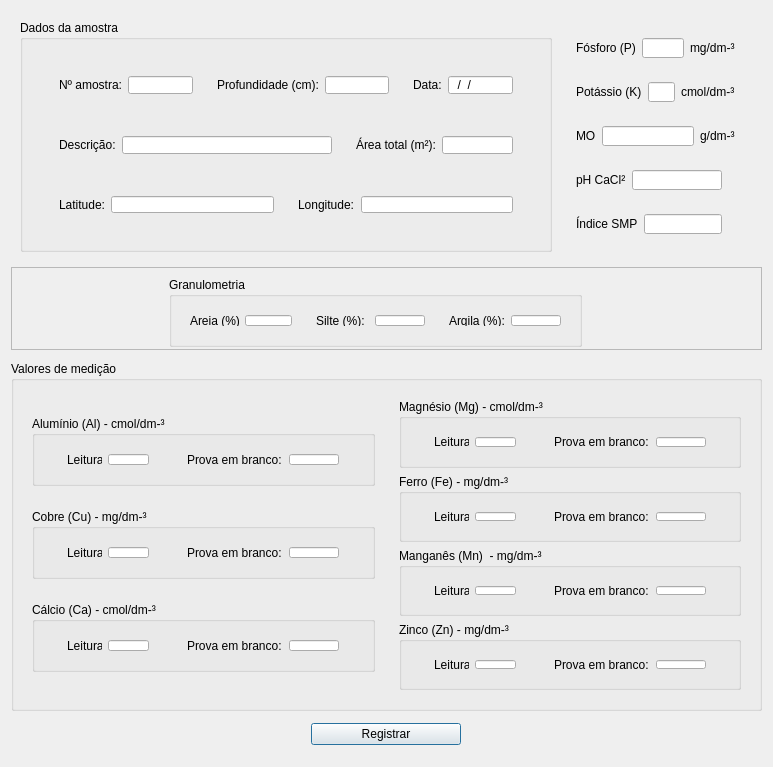
<?xml version="1.0" encoding="UTF-8"?>
<ui version="4.0">
 <class>Dialog</class>
 <widget class="QDialog" name="Dialog">
  <property name="geometry">
   <rect>
    <x>0</x>
    <y>0</y>
    <width>773</width>
    <height>767</height>
   </rect>
  </property>
  <property name="maximumSize">
   <size>
    <width>800</width>
    <height>767</height>
   </size>
  </property>
  <property name="windowTitle">
   <string>Dialog</string>
  </property>
  <layout class="QVBoxLayout" name="verticalLayout">
   <item>
    <widget class="QFrame" name="frame_33">
     <property name="maximumSize">
      <size>
       <width>16777215</width>
       <height>250</height>
      </size>
     </property>
     <property name="frameShape">
      <enum>QFrame::NoFrame</enum>
     </property>
     <layout class="QHBoxLayout" name="horizontalLayout_9">
      <item>
       <widget class="QGroupBox" name="groupBox">
        <property name="minimumSize">
         <size>
          <width>0</width>
          <height>0</height>
         </size>
        </property>
        <property name="maximumSize">
         <size>
          <width>563</width>
          <height>240</height>
         </size>
        </property>
        <property name="title">
         <string>Dados da amostra</string>
        </property>
        <layout class="QHBoxLayout" name="horizontalLayout_7">
         <item>
          <widget class="QFrame" name="frame_8">
           <property name="frameShape">
            <enum>QFrame::NoFrame</enum>
           </property>
           <layout class="QVBoxLayout" name="verticalLayout_2">
            <item>
             <widget class="QFrame" name="frame_31">
              <property name="frameShape">
               <enum>QFrame::NoFrame</enum>
              </property>
              <layout class="QHBoxLayout" name="horizontalLayout_37">
               <item>
                <widget class="QFrame" name="frame_5">
                 <property name="frameShape">
                  <enum>QFrame::NoFrame</enum>
                 </property>
                 <layout class="QHBoxLayout" name="horizontalLayout_5">
                  <item>
                   <widget class="QLabel" name="label_5">
                    <property name="text">
                     <string>Nº amostra:</string>
                    </property>
                   </widget>
                  </item>
                  <item>
                   <widget class="QLineEdit" name="sample_number"/>
                  </item>
                 </layout>
                </widget>
               </item>
               <item>
                <widget class="QFrame" name="frame_7">
                 <property name="frameShape">
                  <enum>QFrame::NoFrame</enum>
                 </property>
                 <layout class="QHBoxLayout" name="horizontalLayout_38">
                  <item>
                   <widget class="QLabel" name="label_3">
                    <property name="text">
                     <string>Profundidade (cm):</string>
                    </property>
                   </widget>
                  </item>
                  <item>
                   <widget class="QLineEdit" name="collection_depth"/>
                  </item>
                 </layout>
                </widget>
               </item>
               <item>
                <widget class="QFrame" name="frame_30">
                 <property name="frameShape">
                  <enum>QFrame::NoFrame</enum>
                 </property>
                 <layout class="QHBoxLayout" name="horizontalLayout_36">
                  <item>
                   <widget class="QLabel" name="label_33">
                    <property name="text">
                     <string>Data:</string>
                    </property>
                   </widget>
                  </item>
                  <item>
                   <widget class="QLineEdit" name="date">
                    <property name="inputMask">
                     <string>99/99/9999</string>
                    </property>
                   </widget>
                  </item>
                 </layout>
                </widget>
               </item>
              </layout>
             </widget>
            </item>
            <item>
             <widget class="QFrame" name="frame_2">
              <property name="frameShape">
               <enum>QFrame::NoFrame</enum>
              </property>
              <layout class="QHBoxLayout" name="horizontalLayout_2">
               <item>
                <widget class="QFrame" name="frame_32">
                 <property name="frameShape">
                  <enum>QFrame::NoFrame</enum>
                 </property>
                 <layout class="QHBoxLayout" name="horizontalLayout_39">
                  <item>
                   <widget class="QLabel" name="label_2">
                    <property name="text">
                     <string>Descrição:</string>
                    </property>
                   </widget>
                  </item>
                  <item>
                   <widget class="QLineEdit" name="description"/>
                  </item>
                 </layout>
                </widget>
               </item>
               <item>
                <widget class="QFrame" name="frame_3">
                 <property name="maximumSize">
                  <size>
                   <width>175</width>
                   <height>16777215</height>
                  </size>
                 </property>
                 <property name="frameShape">
                  <enum>QFrame::NoFrame</enum>
                 </property>
                 <layout class="QHBoxLayout" name="horizontalLayout_3">
                  <item>
                   <widget class="QLabel" name="label_6">
                    <property name="text">
                     <string>Área total (m²):</string>
                    </property>
                   </widget>
                  </item>
                  <item>
                   <widget class="QLineEdit" name="area"/>
                  </item>
                 </layout>
                </widget>
               </item>
              </layout>
             </widget>
            </item>
            <item>
             <widget class="QFrame" name="frame">
              <property name="frameShape">
               <enum>QFrame::NoFrame</enum>
              </property>
              <layout class="QHBoxLayout" name="horizontalLayout">
               <item>
                <widget class="QFrame" name="frame_6">
                 <property name="frameShape">
                  <enum>QFrame::NoFrame</enum>
                 </property>
                 <layout class="QHBoxLayout" name="horizontalLayout_6">
                  <item>
                   <widget class="QLabel" name="label">
                    <property name="text">
                     <string>Latitude:</string>
                    </property>
                   </widget>
                  </item>
                  <item>
                   <widget class="QLineEdit" name="latitude"/>
                  </item>
                 </layout>
                </widget>
               </item>
               <item>
                <widget class="QFrame" name="frame_4">
                 <property name="frameShape">
                  <enum>QFrame::NoFrame</enum>
                 </property>
                 <layout class="QHBoxLayout" name="horizontalLayout_4">
                  <item>
                   <widget class="QLabel" name="label_4">
                    <property name="text">
                     <string>Longitude:</string>
                    </property>
                   </widget>
                  </item>
                  <item>
                   <widget class="QLineEdit" name="longitude"/>
                  </item>
                 </layout>
                </widget>
               </item>
              </layout>
             </widget>
            </item>
           </layout>
          </widget>
         </item>
        </layout>
       </widget>
      </item>
      <item>
       <widget class="QFrame" name="frame_19">
        <property name="maximumSize">
         <size>
          <width>225</width>
          <height>16777215</height>
         </size>
        </property>
        <property name="frameShape">
         <enum>QFrame::NoFrame</enum>
        </property>
        <layout class="QVBoxLayout" name="verticalLayout_3">
         <item>
          <widget class="QFrame" name="frame_9">
           <property name="frameShape">
            <enum>QFrame::NoFrame</enum>
           </property>
           <layout class="QHBoxLayout" name="horizontalLayout_8">
            <item>
             <widget class="QLabel" name="label_7">
              <property name="text">
               <string>Fósforo (P)</string>
              </property>
             </widget>
            </item>
            <item>
             <widget class="QLineEdit" name="phosphorus"/>
            </item>
            <item>
             <widget class="QLabel" name="label_8">
              <property name="text">
               <string>mg/dm-³</string>
              </property>
             </widget>
            </item>
           </layout>
          </widget>
         </item>
         <item>
          <widget class="QFrame" name="frame_10">
           <property name="frameShape">
            <enum>QFrame::NoFrame</enum>
           </property>
           <layout class="QHBoxLayout" name="horizontalLayout_10">
            <item>
             <widget class="QLabel" name="label_11">
              <property name="text">
               <string>Potássio (K)</string>
              </property>
             </widget>
            </item>
            <item>
             <widget class="QLineEdit" name="potassium"/>
            </item>
            <item>
             <widget class="QLabel" name="label_12">
              <property name="text">
               <string>cmol/dm-³</string>
              </property>
             </widget>
            </item>
           </layout>
          </widget>
         </item>
         <item>
          <widget class="QFrame" name="frame_13">
           <property name="frameShape">
            <enum>QFrame::NoFrame</enum>
           </property>
           <layout class="QHBoxLayout" name="horizontalLayout_13">
            <item>
             <widget class="QLabel" name="label_17">
              <property name="text">
               <string>MO</string>
              </property>
             </widget>
            </item>
            <item>
             <widget class="QLineEdit" name="organic_matter"/>
            </item>
            <item>
             <widget class="QLabel" name="label_18">
              <property name="text">
               <string>g/dm-³</string>
              </property>
             </widget>
            </item>
           </layout>
          </widget>
         </item>
         <item>
          <widget class="QFrame" name="frame_12">
           <property name="frameShape">
            <enum>QFrame::NoFrame</enum>
           </property>
           <layout class="QHBoxLayout" name="horizontalLayout_12">
            <item>
             <widget class="QLabel" name="label_15">
              <property name="text">
               <string>pH CaCl²</string>
              </property>
             </widget>
            </item>
            <item>
             <widget class="QLineEdit" name="ph"/>
            </item>
            <item>
             <widget class="QLabel" name="label_16">
              <property name="text">
               <string/>
              </property>
             </widget>
            </item>
           </layout>
          </widget>
         </item>
         <item>
          <widget class="QFrame" name="frame_11">
           <property name="frameShape">
            <enum>QFrame::NoFrame</enum>
           </property>
           <layout class="QHBoxLayout" name="horizontalLayout_11">
            <item>
             <widget class="QLabel" name="label_13">
              <property name="text">
               <string>Índice SMP</string>
              </property>
             </widget>
            </item>
            <item>
             <widget class="QLineEdit" name="SMP"/>
            </item>
            <item>
             <widget class="QLabel" name="label_14">
              <property name="text">
               <string/>
              </property>
             </widget>
            </item>
           </layout>
          </widget>
         </item>
        </layout>
       </widget>
      </item>
     </layout>
    </widget>
   </item>
   <item>
    <widget class="QFrame" name="frame_35">
     <property name="frameShape">
      <enum>QFrame::StyledPanel</enum>
     </property>
     <property name="frameShadow">
      <enum>QFrame::Raised</enum>
     </property>
     <widget class="QGroupBox" name="groupBox_10">
      <property name="geometry">
       <rect>
        <x>158</x>
        <y>10</y>
        <width>413</width>
        <height>70</height>
       </rect>
      </property>
      <property name="minimumSize">
       <size>
        <width>0</width>
        <height>0</height>
       </size>
      </property>
      <property name="maximumSize">
       <size>
        <width>500</width>
        <height>70</height>
       </size>
      </property>
      <property name="title">
       <string>Granulometria</string>
      </property>
      <layout class="QHBoxLayout" name="horizontalLayout_41">
       <item>
        <widget class="QFrame" name="frame_37">
         <property name="minimumSize">
          <size>
           <width>0</width>
           <height>0</height>
          </size>
         </property>
         <property name="maximumSize">
          <size>
           <width>120</width>
           <height>16777215</height>
          </size>
         </property>
         <property name="frameShape">
          <enum>QFrame::NoFrame</enum>
         </property>
         <layout class="QHBoxLayout" name="horizontalLayout_42">
          <item>
           <widget class="QLabel" name="label_34">
            <property name="maximumSize">
             <size>
              <width>49</width>
              <height>20</height>
             </size>
            </property>
            <property name="text">
             <string>Areia (%):</string>
            </property>
           </widget>
          </item>
          <item>
           <widget class="QLineEdit" name="sand_input">
            <property name="maximumSize">
             <size>
              <width>50</width>
              <height>20</height>
             </size>
            </property>
           </widget>
          </item>
         </layout>
        </widget>
       </item>
       <item>
        <widget class="QFrame" name="frame_38">
         <property name="maximumSize">
          <size>
           <width>170</width>
           <height>16777215</height>
          </size>
         </property>
         <property name="frameShape">
          <enum>QFrame::NoFrame</enum>
         </property>
         <layout class="QHBoxLayout" name="horizontalLayout_43">
          <item>
           <widget class="QLabel" name="label_35">
            <property name="text">
             <string>Silte (%):</string>
            </property>
           </widget>
          </item>
          <item>
           <widget class="QLineEdit" name="silte_input">
            <property name="maximumSize">
             <size>
              <width>50</width>
              <height>16777215</height>
             </size>
            </property>
           </widget>
          </item>
         </layout>
        </widget>
       </item>
       <item>
        <widget class="QFrame" name="frame_43">
         <property name="maximumSize">
          <size>
           <width>170</width>
           <height>16777215</height>
          </size>
         </property>
         <property name="frameShape">
          <enum>QFrame::NoFrame</enum>
         </property>
         <layout class="QHBoxLayout" name="horizontalLayout_50">
          <item>
           <widget class="QLabel" name="label_40">
            <property name="text">
             <string>Argila (%):</string>
            </property>
           </widget>
          </item>
          <item>
           <widget class="QLineEdit" name="clay_input">
            <property name="maximumSize">
             <size>
              <width>50</width>
              <height>16777215</height>
             </size>
            </property>
           </widget>
          </item>
         </layout>
        </widget>
       </item>
      </layout>
     </widget>
    </widget>
   </item>
   <item>
    <widget class="QGroupBox" name="groupBox_2">
     <property name="minimumSize">
      <size>
       <width>0</width>
       <height>350</height>
      </size>
     </property>
     <property name="maximumSize">
      <size>
       <width>16777215</width>
       <height>340</height>
      </size>
     </property>
     <property name="title">
      <string>Valores de medição</string>
     </property>
     <layout class="QHBoxLayout" name="horizontalLayout_20">
      <item>
       <widget class="QFrame" name="frame_36">
        <property name="frameShape">
         <enum>QFrame::NoFrame</enum>
        </property>
        <layout class="QVBoxLayout" name="verticalLayout_6">
         <item>
          <widget class="QGroupBox" name="groupBox_3">
           <property name="minimumSize">
            <size>
             <width>0</width>
             <height>0</height>
            </size>
           </property>
           <property name="maximumSize">
            <size>
             <width>400</width>
             <height>70</height>
            </size>
           </property>
           <property name="title">
            <string>Alumínio (Al) - cmol/dm-³</string>
           </property>
           <layout class="QHBoxLayout" name="horizontalLayout_16">
            <item>
             <widget class="QFrame" name="frame_14">
              <property name="minimumSize">
               <size>
                <width>0</width>
                <height>0</height>
               </size>
              </property>
              <property name="maximumSize">
               <size>
                <width>100</width>
                <height>16777215</height>
               </size>
              </property>
              <property name="frameShape">
               <enum>QFrame::NoFrame</enum>
              </property>
              <layout class="QHBoxLayout" name="horizontalLayout_14">
               <item>
                <widget class="QLabel" name="label_20">
                 <property name="maximumSize">
                  <size>
                   <width>35</width>
                   <height>20</height>
                  </size>
                 </property>
                 <property name="text">
                  <string>Leitura:</string>
                 </property>
                </widget>
               </item>
               <item>
                <widget class="QLineEdit" name="read_aluminum">
                 <property name="maximumSize">
                  <size>
                   <width>50</width>
                   <height>20</height>
                  </size>
                 </property>
                </widget>
               </item>
              </layout>
             </widget>
            </item>
            <item>
             <widget class="QFrame" name="frame_15">
              <property name="maximumSize">
               <size>
                <width>170</width>
                <height>16777215</height>
               </size>
              </property>
              <property name="frameShape">
               <enum>QFrame::NoFrame</enum>
              </property>
              <layout class="QHBoxLayout" name="horizontalLayout_15">
               <item>
                <widget class="QLabel" name="label_19">
                 <property name="text">
                  <string>Prova em branco:</string>
                 </property>
                </widget>
               </item>
               <item>
                <widget class="QLineEdit" name="blank_test_aluminum">
                 <property name="maximumSize">
                  <size>
                   <width>50</width>
                   <height>16777215</height>
                  </size>
                 </property>
                </widget>
               </item>
              </layout>
             </widget>
            </item>
           </layout>
          </widget>
         </item>
         <item>
          <widget class="QGroupBox" name="groupBox_6">
           <property name="minimumSize">
            <size>
             <width>0</width>
             <height>0</height>
            </size>
           </property>
           <property name="maximumSize">
            <size>
             <width>400</width>
             <height>70</height>
            </size>
           </property>
           <property name="title">
            <string>Cobre (Cu) - mg/dm-³</string>
           </property>
           <layout class="QHBoxLayout" name="horizontalLayout_24">
            <item>
             <widget class="QFrame" name="frame_22">
              <property name="minimumSize">
               <size>
                <width>0</width>
                <height>0</height>
               </size>
              </property>
              <property name="maximumSize">
               <size>
                <width>100</width>
                <height>16777215</height>
               </size>
              </property>
              <property name="frameShape">
               <enum>QFrame::NoFrame</enum>
              </property>
              <layout class="QHBoxLayout" name="horizontalLayout_25">
               <item>
                <widget class="QLabel" name="label_25">
                 <property name="maximumSize">
                  <size>
                   <width>35</width>
                   <height>20</height>
                  </size>
                 </property>
                 <property name="text">
                  <string>Leitura:</string>
                 </property>
                </widget>
               </item>
               <item>
                <widget class="QLineEdit" name="read_copper">
                 <property name="maximumSize">
                  <size>
                   <width>50</width>
                   <height>20</height>
                  </size>
                 </property>
                </widget>
               </item>
              </layout>
             </widget>
            </item>
            <item>
             <widget class="QFrame" name="frame_23">
              <property name="maximumSize">
               <size>
                <width>170</width>
                <height>16777215</height>
               </size>
              </property>
              <property name="frameShape">
               <enum>QFrame::NoFrame</enum>
              </property>
              <layout class="QHBoxLayout" name="horizontalLayout_26">
               <item>
                <widget class="QLabel" name="label_26">
                 <property name="text">
                  <string>Prova em branco:</string>
                 </property>
                </widget>
               </item>
               <item>
                <widget class="QLineEdit" name="blank_test_copper">
                 <property name="maximumSize">
                  <size>
                   <width>50</width>
                   <height>16777215</height>
                  </size>
                 </property>
                </widget>
               </item>
              </layout>
             </widget>
            </item>
           </layout>
          </widget>
         </item>
         <item>
          <widget class="QGroupBox" name="groupBox_4">
           <property name="minimumSize">
            <size>
             <width>0</width>
             <height>0</height>
            </size>
           </property>
           <property name="maximumSize">
            <size>
             <width>400</width>
             <height>70</height>
            </size>
           </property>
           <property name="title">
            <string>Cálcio (Ca) - cmol/dm-³</string>
           </property>
           <layout class="QHBoxLayout" name="horizontalLayout_17">
            <item>
             <widget class="QFrame" name="frame_16">
              <property name="minimumSize">
               <size>
                <width>0</width>
                <height>0</height>
               </size>
              </property>
              <property name="maximumSize">
               <size>
                <width>100</width>
                <height>16777215</height>
               </size>
              </property>
              <property name="frameShape">
               <enum>QFrame::NoFrame</enum>
              </property>
              <layout class="QHBoxLayout" name="horizontalLayout_18">
               <item>
                <widget class="QLabel" name="label_21">
                 <property name="maximumSize">
                  <size>
                   <width>35</width>
                   <height>20</height>
                  </size>
                 </property>
                 <property name="text">
                  <string>Leitura:</string>
                 </property>
                </widget>
               </item>
               <item>
                <widget class="QLineEdit" name="read_calcium">
                 <property name="maximumSize">
                  <size>
                   <width>50</width>
                   <height>20</height>
                  </size>
                 </property>
                </widget>
               </item>
              </layout>
             </widget>
            </item>
            <item>
             <widget class="QFrame" name="frame_17">
              <property name="maximumSize">
               <size>
                <width>170</width>
                <height>16777215</height>
               </size>
              </property>
              <property name="frameShape">
               <enum>QFrame::NoFrame</enum>
              </property>
              <layout class="QHBoxLayout" name="horizontalLayout_19">
               <item>
                <widget class="QLabel" name="label_22">
                 <property name="text">
                  <string>Prova em branco:</string>
                 </property>
                </widget>
               </item>
               <item>
                <widget class="QLineEdit" name="blank_test_calcium">
                 <property name="maximumSize">
                  <size>
                   <width>50</width>
                   <height>16777215</height>
                  </size>
                 </property>
                </widget>
               </item>
              </layout>
             </widget>
            </item>
           </layout>
          </widget>
         </item>
        </layout>
       </widget>
      </item>
      <item>
       <widget class="QFrame" name="frame_18">
        <property name="frameShape">
         <enum>QFrame::NoFrame</enum>
        </property>
        <layout class="QVBoxLayout" name="verticalLayout_5">
         <item>
          <widget class="QGroupBox" name="groupBox_5">
           <property name="minimumSize">
            <size>
             <width>0</width>
             <height>0</height>
            </size>
           </property>
           <property name="maximumSize">
            <size>
             <width>400</width>
             <height>70</height>
            </size>
           </property>
           <property name="title">
            <string>Magnésio (Mg) - cmol/dm-³</string>
           </property>
           <layout class="QHBoxLayout" name="horizontalLayout_21">
            <item>
             <widget class="QFrame" name="frame_20">
              <property name="minimumSize">
               <size>
                <width>0</width>
                <height>0</height>
               </size>
              </property>
              <property name="maximumSize">
               <size>
                <width>100</width>
                <height>16777215</height>
               </size>
              </property>
              <property name="frameShape">
               <enum>QFrame::NoFrame</enum>
              </property>
              <layout class="QHBoxLayout" name="horizontalLayout_22">
               <item>
                <widget class="QLabel" name="label_23">
                 <property name="maximumSize">
                  <size>
                   <width>35</width>
                   <height>20</height>
                  </size>
                 </property>
                 <property name="text">
                  <string>Leitura:</string>
                 </property>
                </widget>
               </item>
               <item>
                <widget class="QLineEdit" name="read_magnesium">
                 <property name="maximumSize">
                  <size>
                   <width>50</width>
                   <height>20</height>
                  </size>
                 </property>
                </widget>
               </item>
              </layout>
             </widget>
            </item>
            <item>
             <widget class="QFrame" name="frame_21">
              <property name="maximumSize">
               <size>
                <width>170</width>
                <height>16777215</height>
               </size>
              </property>
              <property name="frameShape">
               <enum>QFrame::NoFrame</enum>
              </property>
              <layout class="QHBoxLayout" name="horizontalLayout_23">
               <item>
                <widget class="QLabel" name="label_24">
                 <property name="text">
                  <string>Prova em branco:</string>
                 </property>
                </widget>
               </item>
               <item>
                <widget class="QLineEdit" name="blank_test_magnesium">
                 <property name="maximumSize">
                  <size>
                   <width>50</width>
                   <height>16777215</height>
                  </size>
                 </property>
                </widget>
               </item>
              </layout>
             </widget>
            </item>
           </layout>
          </widget>
         </item>
         <item>
          <widget class="QGroupBox" name="groupBox_7">
           <property name="minimumSize">
            <size>
             <width>0</width>
             <height>0</height>
            </size>
           </property>
           <property name="maximumSize">
            <size>
             <width>400</width>
             <height>70</height>
            </size>
           </property>
           <property name="title">
            <string>Ferro (Fe) - mg/dm-³</string>
           </property>
           <layout class="QHBoxLayout" name="horizontalLayout_27">
            <item>
             <widget class="QFrame" name="frame_24">
              <property name="minimumSize">
               <size>
                <width>0</width>
                <height>0</height>
               </size>
              </property>
              <property name="maximumSize">
               <size>
                <width>100</width>
                <height>16777215</height>
               </size>
              </property>
              <property name="frameShape">
               <enum>QFrame::NoFrame</enum>
              </property>
              <layout class="QHBoxLayout" name="horizontalLayout_28">
               <item>
                <widget class="QLabel" name="label_27">
                 <property name="maximumSize">
                  <size>
                   <width>35</width>
                   <height>20</height>
                  </size>
                 </property>
                 <property name="text">
                  <string>Leitura:</string>
                 </property>
                </widget>
               </item>
               <item>
                <widget class="QLineEdit" name="read_iron">
                 <property name="maximumSize">
                  <size>
                   <width>50</width>
                   <height>20</height>
                  </size>
                 </property>
                </widget>
               </item>
              </layout>
             </widget>
            </item>
            <item>
             <widget class="QFrame" name="frame_25">
              <property name="maximumSize">
               <size>
                <width>170</width>
                <height>16777215</height>
               </size>
              </property>
              <property name="frameShape">
               <enum>QFrame::NoFrame</enum>
              </property>
              <layout class="QHBoxLayout" name="horizontalLayout_29">
               <item>
                <widget class="QLabel" name="label_28">
                 <property name="text">
                  <string>Prova em branco:</string>
                 </property>
                </widget>
               </item>
               <item>
                <widget class="QLineEdit" name="blank_test_iron">
                 <property name="maximumSize">
                  <size>
                   <width>50</width>
                   <height>16777215</height>
                  </size>
                 </property>
                </widget>
               </item>
              </layout>
             </widget>
            </item>
           </layout>
          </widget>
         </item>
         <item>
          <widget class="QGroupBox" name="groupBox_8">
           <property name="minimumSize">
            <size>
             <width>0</width>
             <height>0</height>
            </size>
           </property>
           <property name="maximumSize">
            <size>
             <width>400</width>
             <height>70</height>
            </size>
           </property>
           <property name="title">
            <string>Manganês (Mn)  - mg/dm-³</string>
           </property>
           <layout class="QHBoxLayout" name="horizontalLayout_30">
            <item>
             <widget class="QFrame" name="frame_26">
              <property name="minimumSize">
               <size>
                <width>0</width>
                <height>0</height>
               </size>
              </property>
              <property name="maximumSize">
               <size>
                <width>100</width>
                <height>16777215</height>
               </size>
              </property>
              <property name="frameShape">
               <enum>QFrame::NoFrame</enum>
              </property>
              <layout class="QHBoxLayout" name="horizontalLayout_31">
               <item>
                <widget class="QLabel" name="label_29">
                 <property name="maximumSize">
                  <size>
                   <width>35</width>
                   <height>20</height>
                  </size>
                 </property>
                 <property name="text">
                  <string>Leitura:</string>
                 </property>
                </widget>
               </item>
               <item>
                <widget class="QLineEdit" name="read_manganese">
                 <property name="maximumSize">
                  <size>
                   <width>50</width>
                   <height>20</height>
                  </size>
                 </property>
                </widget>
               </item>
              </layout>
             </widget>
            </item>
            <item>
             <widget class="QFrame" name="frame_27">
              <property name="maximumSize">
               <size>
                <width>170</width>
                <height>16777215</height>
               </size>
              </property>
              <property name="frameShape">
               <enum>QFrame::NoFrame</enum>
              </property>
              <layout class="QHBoxLayout" name="horizontalLayout_32">
               <item>
                <widget class="QLabel" name="label_30">
                 <property name="text">
                  <string>Prova em branco:</string>
                 </property>
                </widget>
               </item>
               <item>
                <widget class="QLineEdit" name="blank_test_manganese">
                 <property name="maximumSize">
                  <size>
                   <width>50</width>
                   <height>16777215</height>
                  </size>
                 </property>
                </widget>
               </item>
              </layout>
             </widget>
            </item>
           </layout>
          </widget>
         </item>
         <item>
          <widget class="QGroupBox" name="groupBox_9">
           <property name="minimumSize">
            <size>
             <width>0</width>
             <height>0</height>
            </size>
           </property>
           <property name="maximumSize">
            <size>
             <width>400</width>
             <height>70</height>
            </size>
           </property>
           <property name="title">
            <string>Zinco (Zn) - mg/dm-³</string>
           </property>
           <layout class="QHBoxLayout" name="horizontalLayout_33">
            <item>
             <widget class="QFrame" name="frame_28">
              <property name="minimumSize">
               <size>
                <width>0</width>
                <height>0</height>
               </size>
              </property>
              <property name="maximumSize">
               <size>
                <width>100</width>
                <height>16777215</height>
               </size>
              </property>
              <property name="frameShape">
               <enum>QFrame::NoFrame</enum>
              </property>
              <layout class="QHBoxLayout" name="horizontalLayout_34">
               <item>
                <widget class="QLabel" name="label_31">
                 <property name="maximumSize">
                  <size>
                   <width>35</width>
                   <height>20</height>
                  </size>
                 </property>
                 <property name="text">
                  <string>Leitura:</string>
                 </property>
                </widget>
               </item>
               <item>
                <widget class="QLineEdit" name="read_zinc">
                 <property name="maximumSize">
                  <size>
                   <width>50</width>
                   <height>20</height>
                  </size>
                 </property>
                </widget>
               </item>
              </layout>
             </widget>
            </item>
            <item>
             <widget class="QFrame" name="frame_29">
              <property name="maximumSize">
               <size>
                <width>170</width>
                <height>16777215</height>
               </size>
              </property>
              <property name="frameShape">
               <enum>QFrame::NoFrame</enum>
              </property>
              <layout class="QHBoxLayout" name="horizontalLayout_35">
               <item>
                <widget class="QLabel" name="label_32">
                 <property name="text">
                  <string>Prova em branco:</string>
                 </property>
                </widget>
               </item>
               <item>
                <widget class="QLineEdit" name="blank_test_zinc">
                 <property name="maximumSize">
                  <size>
                   <width>50</width>
                   <height>16777215</height>
                  </size>
                 </property>
                </widget>
               </item>
              </layout>
             </widget>
            </item>
           </layout>
          </widget>
         </item>
        </layout>
       </widget>
      </item>
     </layout>
    </widget>
   </item>
   <item>
    <widget class="QFrame" name="frame_34">
     <property name="maximumSize">
      <size>
       <width>16777215</width>
       <height>44</height>
      </size>
     </property>
     <property name="frameShape">
      <enum>QFrame::NoFrame</enum>
     </property>
     <layout class="QHBoxLayout" name="horizontalLayout_40">
      <item>
       <widget class="QPushButton" name="register_button">
        <property name="maximumSize">
         <size>
          <width>150</width>
          <height>16777215</height>
         </size>
        </property>
        <property name="text">
         <string>Registrar</string>
        </property>
       </widget>
      </item>
     </layout>
    </widget>
   </item>
  </layout>
 </widget>
 <resources/>
 <connections/>
</ui>
